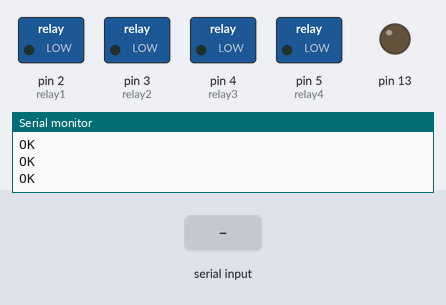
A sketch run on a simulated Arduino Uno, built with avr-gcc and run on an emulated ATmega328P. Shown: switched loads named in the sketch (green lamp = pin HIGH), output pins drawn as LEDs (lit = HIGH), the last lines printed to the serial monitor. Inputs (shaded band) come from the test bench. The modem accepts every AT command (registered, SIM ready, sends succeed) and sends nothing else.

Above: at 3.4 s.
3.5 s: "1" received over Serial
At 4.6 s:
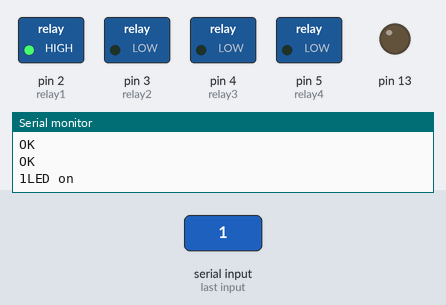
5.0 s: "1" received over the second serial link
At 5.7 s:
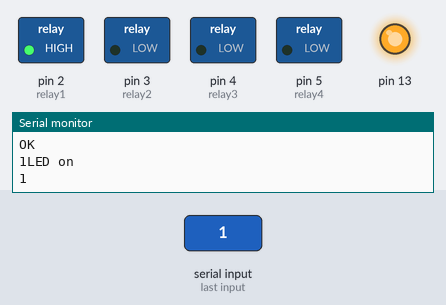
6.5 s: "2" received over Serial
At 6.8 s:
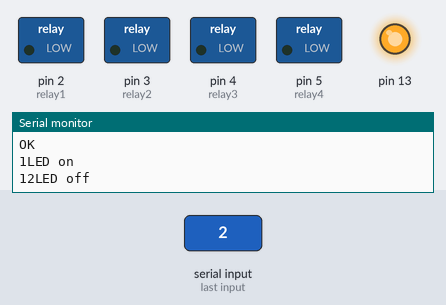
8.0 s: "3" received over Serial
At 9.2 s:
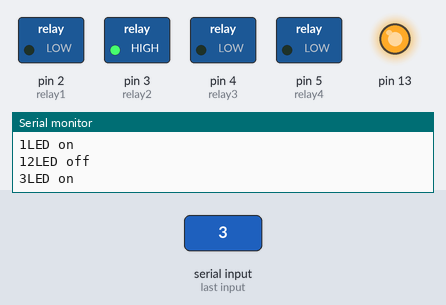
9.5 s: "2" received over the second serial link
At 10.3 s:
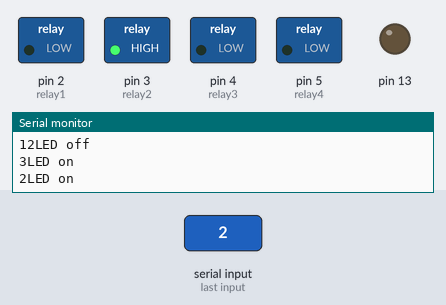
11.0 s: "5" received over Serial
At 11.5 s:
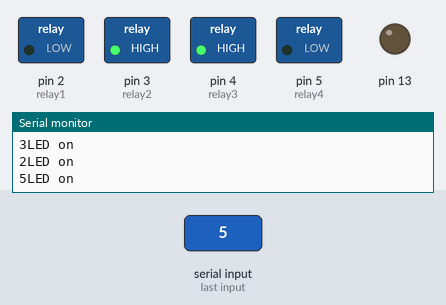
Timing chart, 0 to 13.5 s (numbered marks = the images above; inputs shaded):
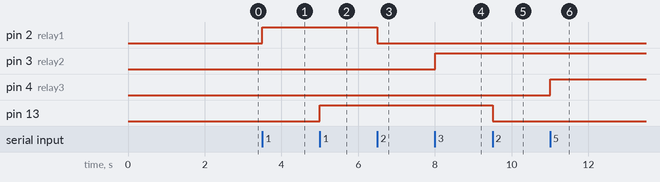

Measured:
- after the input at 3.5 s, pin 2 (relay1): LOW → HIGH at once
- after the input at 5.0 s, pin 13: LOW → HIGH at once
- after the input at 6.5 s, pin 2 (relay1): HIGH → LOW at once
- after the input at 8.0 s, pin 3 (relay2): LOW → HIGH at once
- after the input at 9.5 s, pin 13: HIGH → LOW at once
- after the input at 11.0 s, pin 4 (relay3): LOW → HIGH at once

The sketch:

HA_ES_Code.ino
```cpp
#include <SoftwareSerial.h>
#define relay1 2
#define relay2 3
#define relay3 4
#define relay4 5

//SoftwareSerial BT(5,6);
SoftwareSerial mySerial(9, 10);

void setup()
{
  mySerial.begin(9600);   // Setting the baud rate of GSM Module
  Serial.begin(9600);    // Setting the baud rate of Serial Monitor (Arduino)
  delay(100);

  mySerial.println("AT+CMGF=1");    //Sets the GSM Module in Text Mode
  delay(1000);  // Delay of 1000 milli seconds or 1 second
  mySerial.println("AT+CNMI=2,2,0,0,0"); // AT Command to recieve a live SMS
  delay(1000);

  mySerial.println("AT+CMGD=1"); //Delete Message at index 1
  mySerial.println("AT+CMGD=2");
  mySerial.println("AT+CMGD=3");
  mySerial.println("AT+CMGD=4");
  mySerial.println("AT+CMGD=5");

  mySerial.println("AT+CMGL=\"ALL\"");
  delay(10);

//  BT.begin(9600); // set the data rate for the SoftwareSerial port
//  delay(100);

  pinMode(13, OUTPUT);
  pinMode(relay1, OUTPUT);
  pinMode(relay2, OUTPUT);
  pinMode(relay3, OUTPUT);
  pinMode(relay4, OUTPUT);


}

char a;  // stores incoming character from other device
void loop()
{
 if (mySerial.available()>0) {
     char c = mySerial.read();
     Serial.write(c);

     //RELAY at PIN 2
     if(c=='1') {
      digitalWrite(13, HIGH);
      digitalWrite(relay1, HIGH);    //relay open
      //mySerial.println("AT+CMGD=1");
     }
     if(c=='2') {
      digitalWrite(relay1, LOW);    //relay close
      digitalWrite(13, LOW);
      //mySerial.println("AT+CMGD=1");
     }

     //RELAY at PIN 3
      if (a=='3') {
        digitalWrite(relay2, HIGH);    //relay open
        //digitalWrite(13, HIGH);
        Serial.println("LED on");
      }
      if (a=='4') {
        digitalWrite(relay2, LOW);    //relay close
        //digitalWrite(13, LOW);
        Serial.println("LED off");
      }


      //RELAY at PIN 4
      if (a=='5') {
        digitalWrite(relay3, HIGH);    //relay open
        //digitalWrite(13, HIGH);
        Serial.println("LED on");
      }
      if (a=='6') {
        digitalWrite(relay3, LOW);    //relay close
        //digitalWrite(13, LOW);
        Serial.println("LED off");
      }


      //RELAY at PIN 5
      if (a=='7') {
        digitalWrite(relay4, HIGH);    //relay open
        //digitalWrite(13, HIGH);
        Serial.println("LED on");
      }
      if (a=='8') {
        digitalWrite(relay4, LOW);    //relay close
        //digitalWrite(13, LOW);
        Serial.println("LED off");
      }
 }

 if (Serial.available()) { // if text arrived in from BT serial...
      a=(Serial.read());
      Serial.write(a);

      //RELAY at PIN 2
      if (a=='1') {
        digitalWrite(relay1, HIGH);    //relay open
        //digitalWrite(13, HIGH);
        Serial.println("LED on");
      }
      if (a=='2') {
        digitalWrite(relay1, LOW);    //relay close
        //digitalWrite(13, LOW);
        Serial.println("LED off");
      }


      //RELAY at PIN 3
      if (a=='3') {
        digitalWrite(relay2, HIGH);    //relay open
        //digitalWrite(13, HIGH);
        Serial.println("LED on");
      }
      if (a=='4') {
        digitalWrite(relay2, LOW);    //relay close
        //digitalWrite(13, LOW);
        Serial.println("LED off");
      }


      //RELAY at PIN 4
      if (a=='5') {
        digitalWrite(relay3, HIGH);    //relay open
        //digitalWrite(13, HIGH);
        Serial.println("LED on");
      }
      if (a=='6') {
        digitalWrite(relay3, LOW);    //relay close
        //digitalWrite(13, LOW);
        Serial.println("LED off");
      }


      //RELAY at PIN 5
      if (a=='7') {
        digitalWrite(relay4, HIGH);    //relay open
        //digitalWrite(13, HIGH);
        Serial.println("LED on");
      }
      if (a=='8') {
        digitalWrite(relay4, LOW);    //relay close
        //digitalWrite(13, LOW);
        Serial.println("LED off");
      }

  }
}
```
